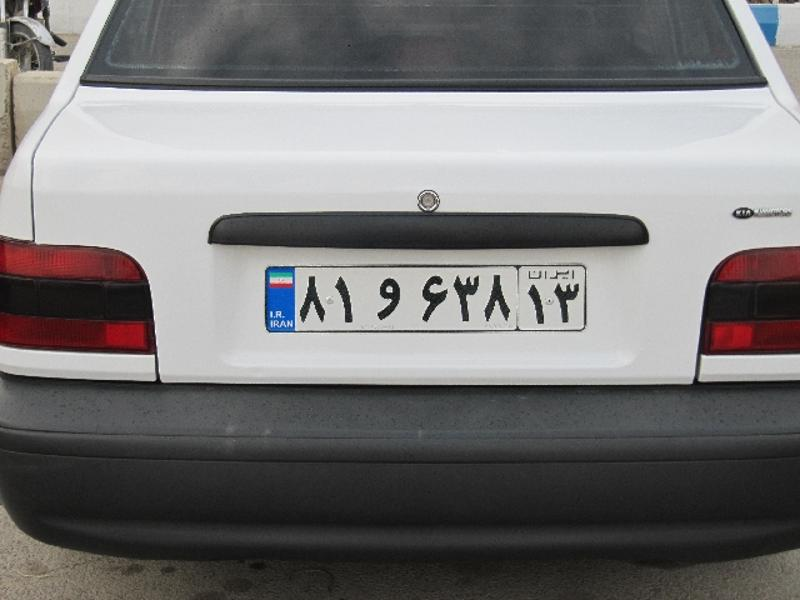
#> input picture dataset/1.jpg, 800 x 600 px; its folder holds 4 pictures in this run
$ python plate_recognition.py
#> lines starting #> are read from the running program, lines starting #| are printed output that depends on the picture; after the words box and inside, x2 and y2 are one past the last pixel; in counts of white or black regions, pixels touching at a corner belong together
import cv2
import imutils

# loop over the dataset images
for i in range(1, 5):
    # read and resize image
    img = cv2.imread(f'dataset/{i}.jpg')
#> img is the input picture: shape (600, 800, 3); mean B, G, R 117.6, 117.5, 118.9
    img = imutils.resize(img, width=800)
    # convert to grey scale
    gray = cv2.cvtColor(img, cv2.COLOR_BGR2GRAY)
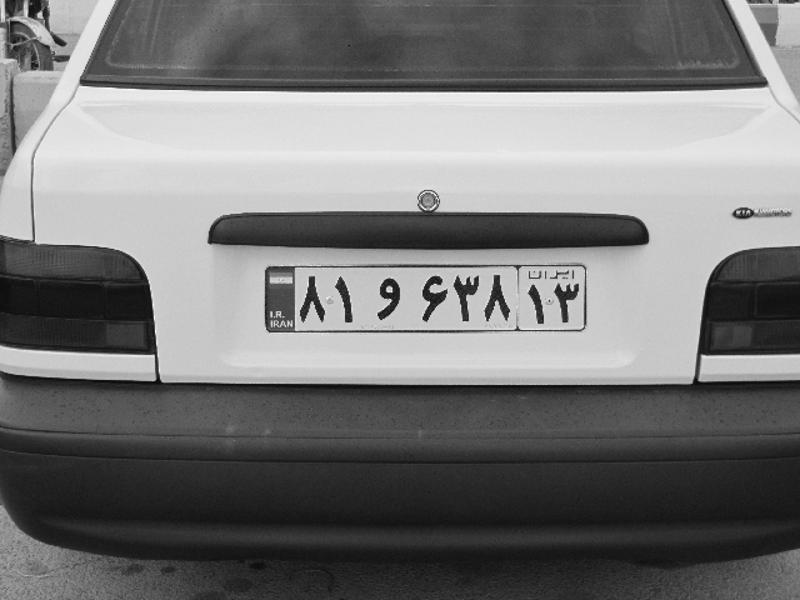
#> gray: shape (600, 800); min 0, max 254, mean 117.9
    # apply a blur to make contours more thick
    filtered = cv2.GaussianBlur(gray, (5, 5), 0)
    # perform canny edge detection
    edged = cv2.Canny(filtered, 10, 100)
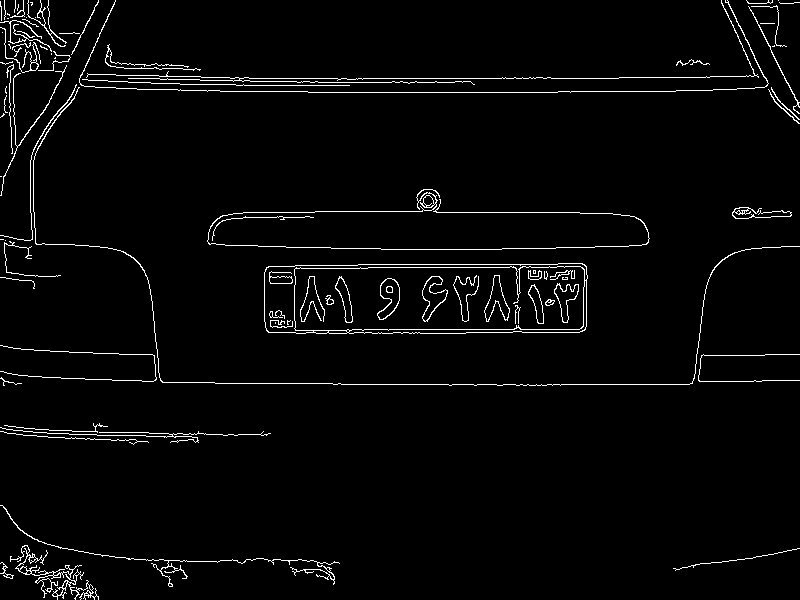
#> edged: shape (600, 800); 2.8% white in thin lines or dots
    # find contours on edge detected image
    contours, hir = cv2.findContours(edged.copy(), cv2.RETR_TREE, cv2.CHAIN_APPROX_SIMPLE)
#> contours = 135 contours, 81 with area under 20; largest, box (x1, y1, x2, y2) and area: (264, 263, 588, 334) 21868, (294, 266, 585, 331) 17839, (264, 263, 588, 334) 2979, (348, 280, 587, 334) 911, (377, 278, 400, 320) 542; hir = 135 rows, first 6: [3, -1, 1, -1], [2, -1, -1, 0], [-1, 1, -1, 0], [4, 0, -1, -1], [20, 3, 5, -1], [6, -1, -1, 4]
    # sort contours by their area size, so we search in biggest shapres first
    contours = sorted(contours, key=cv2.contourArea, reverse=True)

    plate = False
    # loop over our contours
    for c in contours:
        # approximate the contour
        perimeter = cv2.arcLength(c, True)
        approx = cv2.approxPolyDP(c, 0.01 * perimeter, True)
        # if our approximated contour has four points
        # and have big enough area, then
        # we can assume that we have found license plate
        if len(approx) == 4 and cv2.contourArea(c) > 1000:
            x, y, w, h = cv2.boundingRect(c)
            if 2.5 < w / h < 4.5:
                plate = True
                # cv2.drawContours(img, c, -1, (0, 255, 0), 3)
                cv2.rectangle(img, (x, y), (x + w, y + h), (0, 255, 0), 3)
                break
#> this loop made 135 passes
#> (perimeter, approx, x, y, w, h) on pass 1: (784.5, [[586, 266], [268, 266], [265, 327], [579, 332]], 264, 263, 324, 71)
#> perimeter on passes 2 to 7: 796.2, 898.2, 584.2, 121.6, 156.3, 119.3

    # [18 lines of commented-out code are left out]
    cv2.imshow('image', img)
    cv2.imshow('edged', edged)

    # if we found any plates then crop and save that part
    if plate:
        cropped = img[y + 10:y + h - 10, x + 10:x + w - 10]
        cv2.imshow('plate', cropped)
        cv2.imwrite(f'results/plate{i}.jpg', cropped)

    cv2.waitKey(0)
    cv2.destroyAllWindows()
#> pass 2 of the loop `for i in range(1, 5):`:
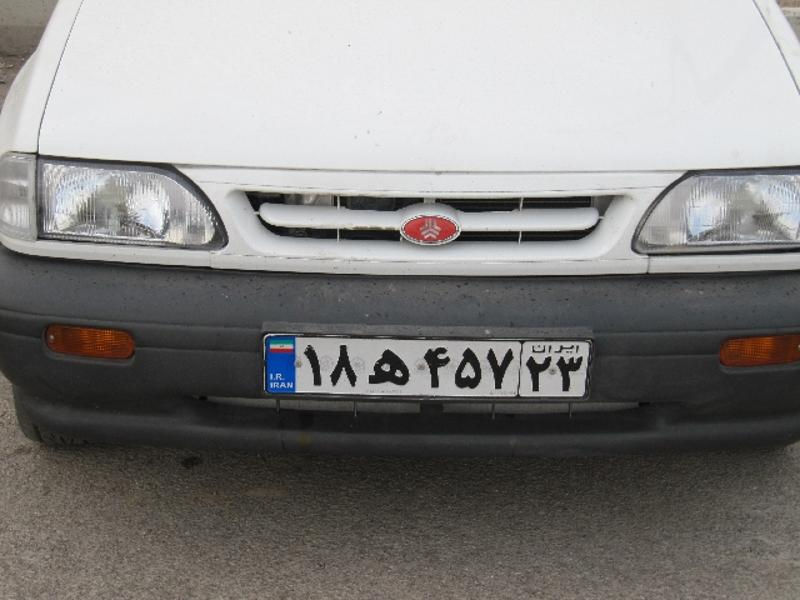
#> input picture dataset/2.jpg, 800 x 600 px
#> img is the input picture: shape (600, 800, 3); mean B, G, R 128.9, 130.3, 131.8
#> `edged = cv2.Canny(filtered, 10, 100)`:
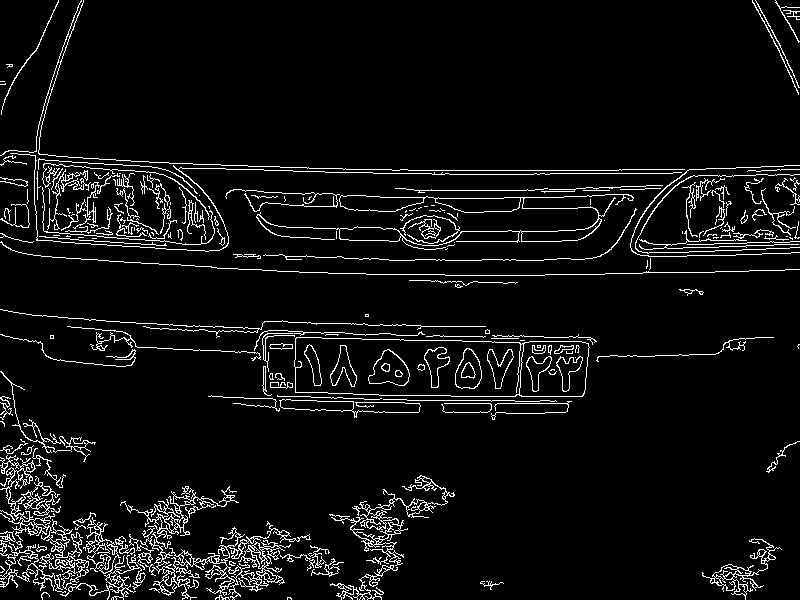
#> edged: shape (600, 800); 5.9% white in thin lines or dots
#> contours = 505 contours, 338 with area under 20; largest, box (x1, y1, x2, y2) and area: (294, 337, 590, 397) 16006, (294, 337, 524, 397) 12414, (519, 341, 590, 397) 3574, (256, 194, 634, 250) 3558, (120, 486, 311, 600) 2598; hir = 505 rows, first 6: [1, -1, -1, -1], [2, 0, -1, -1], [3, 1, -1, -1], [4, 2, -1, -1], [5, 3, -1, -1], [13, 4, 6, -1]
#> the loop `for c in contours:` made 2 passes
#> (perimeter, approx, x, y, w, h, plate) on pass 2: (692.1, [[295, 339], [518, 342], [519, 393], [296, 392]], 294, 337, 230, 60, True)
#> `cropped = img[y + 10:y + h - 10, x + 10:x + w - 10]`:
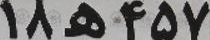
#> cropped: shape (40, 210, 3); mean B, G, R 119.7, 120.6, 121
#> pass 3 of the loop `for i in range(1, 5):`:
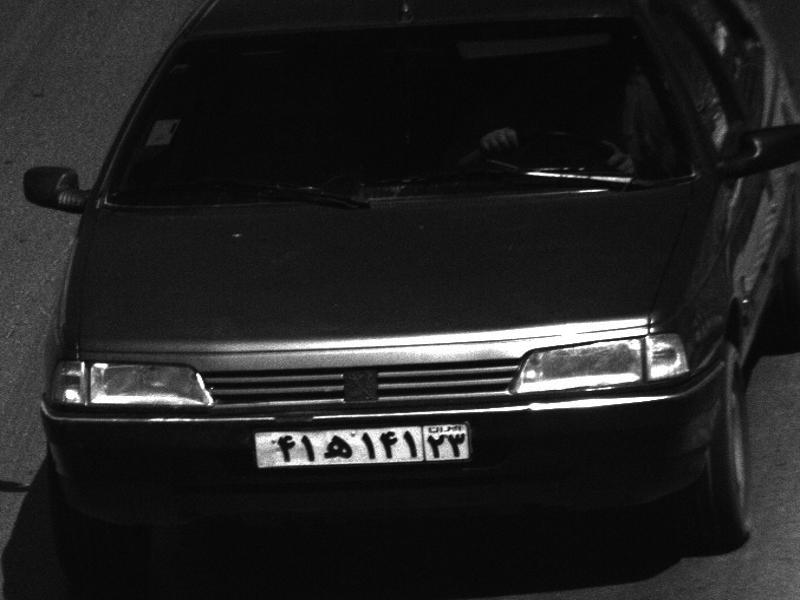
#> input picture dataset/3.jpg, 800 x 600 px
#> img is the input picture: shape (600, 800, 3); min 0, max 255, mean 34.1
#> `edged = cv2.Canny(filtered, 10, 100)`:
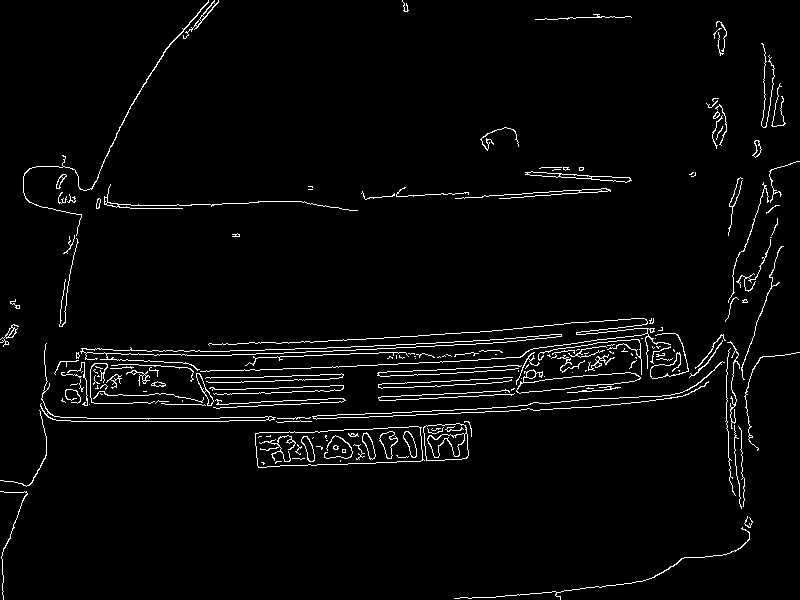
#> edged: shape (600, 800); 3.1% white in thin lines or dots
#> contours = 236 contours, 170 with area under 20; largest, box (x1, y1, x2, y2) and area: (255, 426, 425, 468) 5600, (255, 426, 423, 468) 5596, (80, 334, 562, 371) 1653, (82, 334, 562, 356) 1630, (423, 423, 469, 461) 1485; hir = 236 rows, first 6: [1, -1, -1, -1], [2, 0, -1, -1], [3, 1, -1, -1], [4, 2, -1, -1], [36, 3, 5, -1], [-1, -1, 6, 4]
#> the loop `for c in contours:` made 1 pass
#> (perimeter, approx, x, y, w, h, plate) on pass 1: (412.7, [[421, 427], [259, 432], [257, 465], [420, 461]], 255, 426, 170, 42, True)
#> `cropped = img[y + 10:y + h - 10, x + 10:x + w - 10]`:
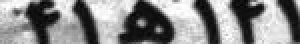
#> cropped: shape (22, 150, 3) (shown 2 times larger); min 0, max 255, mean 135.5
#> the loop made 4 passes; the first 3 are shown
